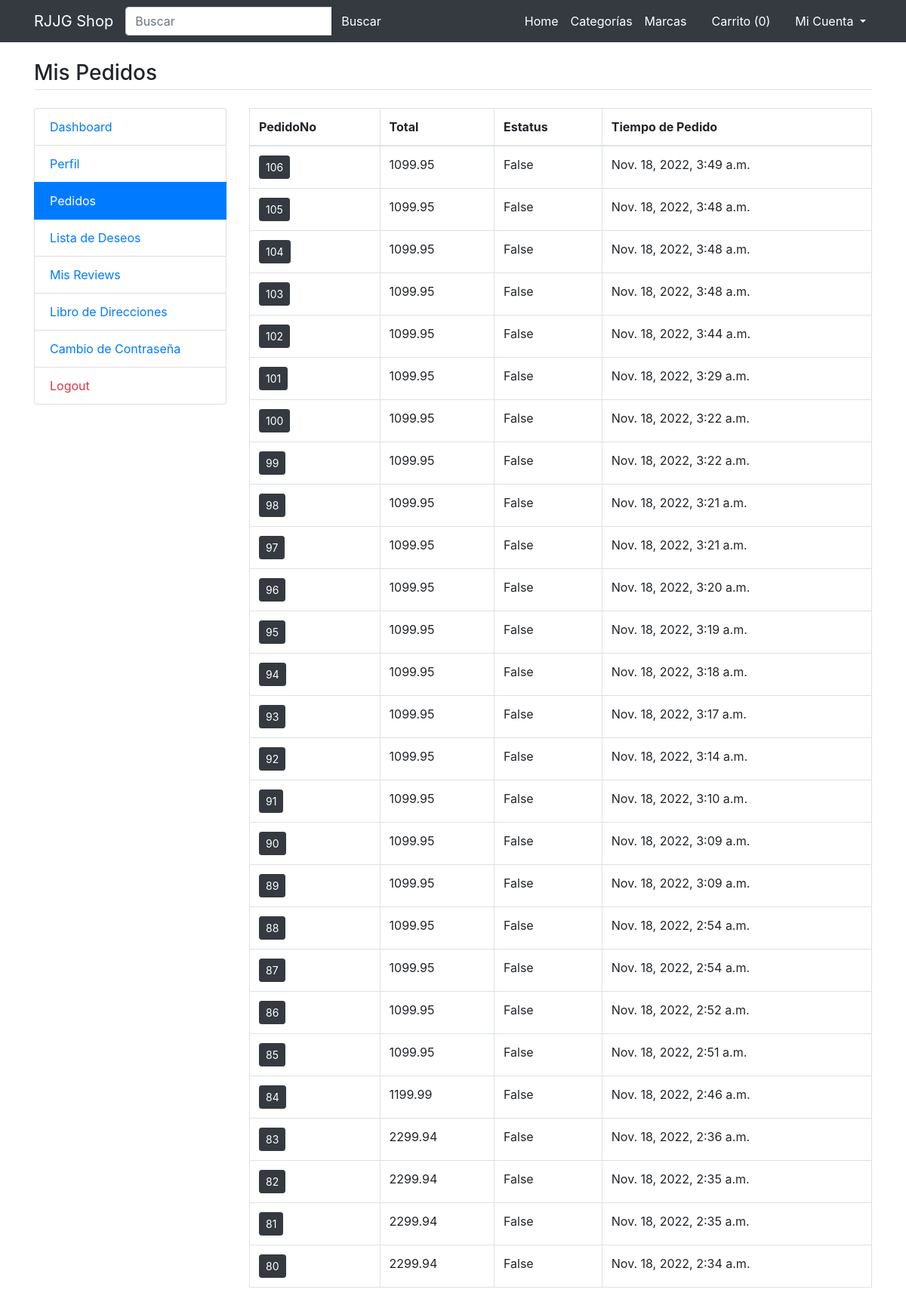
Screenshot of /my-orders (signed in) with the database file from the repository.
### main/models.py (models this page shows)
class CartOrder(models.Model):
    user=models.ForeignKey(User,on_delete=models.CASCADE)
    total_amt=models.FloatField()
    paid_status=models.BooleanField(default=False)
    order_dt=models.DateTimeField(auto_now_add=True)
    order_status=models.CharField(choices=status_choice,default='process',max_length=150)
    class Meta:
        verbose_name_plural='8. Orders'

### main/views.py (the view)
# urls.py: path('my-orders',views.my_orders, name='my_orders'),
def my_orders(request):
	orders=CartOrder.objects.filter(user=request.user).order_by('-id')
	return render(request, 'user/orders.html',{'orders':orders})

### main/template_context.py (called while the page is built)
def get_filters(request):
	cats=Product.objects.distinct().values('category__title','category__id')
	brands=Product.objects.distinct().values('brand__title','brand__id')
	colors=ProductAttribute.objects.distinct().values('color__title','color__id','color__color_code')
	sizes=ProductAttribute.objects.distinct().values('size__title','size__id')
	minMaxPrice=ProductAttribute.objects.aggregate(Min('price'),Max('price'))
	data={
		'cats':cats,
		'brands':brands,
		'colors':colors,
		'sizes':sizes,
		'minMaxPrice':minMaxPrice,
	}
	return data

### main/templates/user/orders.html
{% extends 'base.html' %}
{% load static %}
{% block content %}
<main class="container my-4">
	<h3 class="my-4 border-bottom pb-1">Mis Pedidos</h3>
	<div class="row">
		<div class="col-md-3">
			{% include 'user/user-sidebar.html' %}
		</div>
		<div class="col-md-9">
			<div class="table-responsive">
				<table class="table-bordered table">
					<thead>
						<tr>
							<th>PedidoNo</th>
							<th>Total</th>
							<th>Estatus</th>
							<th>Tiempo de Pedido</th>
						</tr>
					</thead>
					<tbody>
						{% for order in orders %}
						<tr>
							<td><a href="{% url 'my_order_items' order.id %}" class="btn btn-sm btn-dark">{{order.id}}</a></td>
							<td>{{order.total_amt}}</td>
							<td>{{order.paid_status}}</td>
							<td>{{order.order_dt}}</td>
						</tr>
						{% endfor %}
					</tbody>
				</table>
			</div>
		</div>
	</div>
</main>
{% endblock %}

### rows the page displays
CartOrder: id "106", total_amt "1099.95", paid_status "False", order_dt "Nov. 18, 2022, 3:49 a.m."
CartOrder: id "105", total_amt "1099.95", paid_status "False", order_dt "Nov. 18, 2022, 3:48 a.m."
CartOrder: id "104", total_amt "1099.95", paid_status "False", order_dt "Nov. 18, 2022, 3:48 a.m."
CartOrder: id "103", total_amt "1099.95", paid_status "False", order_dt "Nov. 18, 2022, 3:48 a.m."
CartOrder: id "102", total_amt "1099.95", paid_status "False", order_dt "Nov. 18, 2022, 3:44 a.m."
CartOrder: id "101", total_amt "1099.95", paid_status "False", order_dt "Nov. 18, 2022, 3:29 a.m."
CartOrder: id "100", total_amt "1099.95", paid_status "False", order_dt "Nov. 18, 2022, 3:22 a.m."
CartOrder: id "99", total_amt "1099.95", paid_status "False", order_dt "Nov. 18, 2022, 3:22 a.m."
CartOrder: id "98", total_amt "1099.95", paid_status "False", order_dt "Nov. 18, 2022, 3:21 a.m."
CartOrder: id "97", total_amt "1099.95", paid_status "False", order_dt "Nov. 18, 2022, 3:21 a.m."
CartOrder: id "96", total_amt "1099.95", paid_status "False", order_dt "Nov. 18, 2022, 3:20 a.m."
CartOrder: id "95", total_amt "1099.95", paid_status "False", order_dt "Nov. 18, 2022, 3:19 a.m."
CartOrder: id "94", total_amt "1099.95", paid_status "False", order_dt "Nov. 18, 2022, 3:18 a.m."
CartOrder: id "93", total_amt "1099.95", paid_status "False", order_dt "Nov. 18, 2022, 3:17 a.m."
CartOrder: id "92", total_amt "1099.95", paid_status "False", order_dt "Nov. 18, 2022, 3:14 a.m."
CartOrder: id "91", total_amt "1099.95", paid_status "False", order_dt "Nov. 18, 2022, 3:10 a.m."
CartOrder: id "90", total_amt "1099.95", paid_status "False", order_dt "Nov. 18, 2022, 3:09 a.m."
CartOrder: id "89", total_amt "1099.95", paid_status "False", order_dt "Nov. 18, 2022, 3:09 a.m."
CartOrder: id "88", total_amt "1099.95", paid_status "False", order_dt "Nov. 18, 2022, 2:54 a.m."
CartOrder: id "87", total_amt "1099.95", paid_status "False", order_dt "Nov. 18, 2022, 2:54 a.m."
CartOrder: id "86", total_amt "1099.95", paid_status "False", order_dt "Nov. 18, 2022, 2:52 a.m."
CartOrder: id "85", total_amt "1099.95", paid_status "False", order_dt "Nov. 18, 2022, 2:51 a.m."
CartOrder: id "84", total_amt "1199.99", paid_status "False", order_dt "Nov. 18, 2022, 2:46 a.m."
CartOrder: id "83", total_amt "2299.94", paid_status "False", order_dt "Nov. 18, 2022, 2:36 a.m."
CartOrder: id "82", total_amt "2299.94", paid_status "False", order_dt "Nov. 18, 2022, 2:35 a.m."
CartOrder: id "81", total_amt "2299.94", paid_status "False", order_dt "Nov. 18, 2022, 2:35 a.m."
CartOrder: id "80", total_amt "2299.94", paid_status "False", order_dt "Nov. 18, 2022, 2:34 a.m."

### other values shown
{{ request.session.cartdata|length }} "0"
